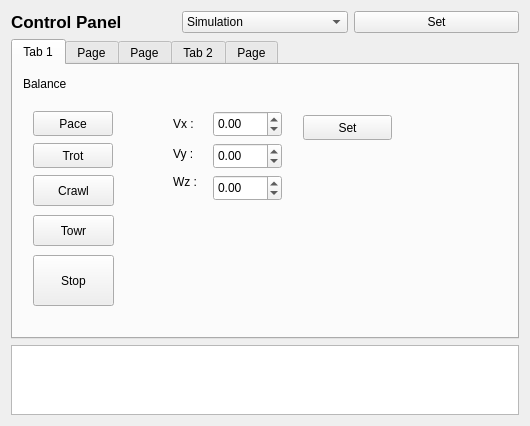
<?xml version="1.0" encoding="UTF-8"?>
<ui version="4.0">
 <class>rqt_control_panel_plugin_widget</class>
 <widget class="QWidget" name="rqt_control_panel_plugin_widget">
  <property name="geometry">
   <rect>
    <x>0</x>
    <y>0</y>
    <width>530</width>
    <height>425</height>
   </rect>
  </property>
  <property name="windowTitle">
   <string>Form</string>
  </property>
  <layout class="QGridLayout" name="gridLayout">
   <item row="2" column="0" colspan="3">
    <widget class="QTextBrowser" name="InfoOutputs"/>
   </item>
   <item row="0" column="0">
    <widget class="QLabel" name="label">
     <property name="font">
      <font>
       <pointsize>13</pointsize>
       <weight>75</weight>
       <bold>true</bold>
      </font>
     </property>
     <property name="text">
      <string>Control Panel</string>
     </property>
    </widget>
   </item>
   <item row="0" column="1">
    <widget class="QComboBox" name="runMode">
     <item>
      <property name="text">
       <string>Simulation</string>
      </property>
     </item>
     <item>
      <property name="text">
       <string>Real</string>
      </property>
     </item>
    </widget>
   </item>
   <item row="0" column="2">
    <widget class="QPushButton" name="setMode">
     <property name="text">
      <string>Set</string>
     </property>
    </widget>
   </item>
   <item row="1" column="0" colspan="3">
    <widget class="QTabWidget" name="Controllers">
     <property name="minimumSize">
      <size>
       <width>400</width>
       <height>300</height>
      </size>
     </property>
     <property name="whatsThis">
      <string>&lt;html&gt;&lt;head/&gt;&lt;body&gt;&lt;p&gt;Joint&lt;/p&gt;&lt;/body&gt;&lt;/html&gt;</string>
     </property>
     <property name="currentIndex">
      <number>0</number>
     </property>
     <widget class="QWidget" name="BlanceController">
      <property name="enabled">
       <bool>true</bool>
      </property>
      <property name="font">
       <font>
        <weight>50</weight>
        <bold>false</bold>
       </font>
      </property>
      <attribute name="title">
       <string>Tab 1</string>
      </attribute>
      <widget class="QPushButton" name="trotButton">
       <property name="geometry">
        <rect>
         <x>20</x>
         <y>78</y>
         <width>80</width>
         <height>25</height>
        </rect>
       </property>
       <property name="text">
        <string>Trot</string>
       </property>
      </widget>
      <widget class="QDoubleSpinBox" name="desired_vy">
       <property name="geometry">
        <rect>
         <x>200</x>
         <y>78</y>
         <width>69</width>
         <height>26</height>
        </rect>
       </property>
       <property name="minimum">
        <double>-1.000000000000000</double>
       </property>
       <property name="maximum">
        <double>1.000000000000000</double>
       </property>
       <property name="singleStep">
        <double>0.050000000000000</double>
       </property>
      </widget>
      <widget class="QPushButton" name="paceButton">
       <property name="geometry">
        <rect>
         <x>20</x>
         <y>46</y>
         <width>80</width>
         <height>25</height>
        </rect>
       </property>
       <property name="text">
        <string>Pace</string>
       </property>
      </widget>
      <widget class="QDoubleSpinBox" name="desired_vx">
       <property name="geometry">
        <rect>
         <x>200</x>
         <y>46</y>
         <width>69</width>
         <height>26</height>
        </rect>
       </property>
       <property name="minimum">
        <double>-1.000000000000000</double>
       </property>
       <property name="maximum">
        <double>1.000000000000000</double>
       </property>
       <property name="singleStep">
        <double>0.050000000000000</double>
       </property>
      </widget>
      <widget class="QDoubleSpinBox" name="desired_wz">
       <property name="geometry">
        <rect>
         <x>200</x>
         <y>110</y>
         <width>69</width>
         <height>26</height>
        </rect>
       </property>
       <property name="minimum">
        <double>-1.000000000000000</double>
       </property>
       <property name="maximum">
        <double>1.000000000000000</double>
       </property>
       <property name="singleStep">
        <double>0.050000000000000</double>
       </property>
      </widget>
      <widget class="QPushButton" name="stopBotton">
       <property name="geometry">
        <rect>
         <x>20</x>
         <y>190</y>
         <width>81</width>
         <height>51</height>
        </rect>
       </property>
       <property name="text">
        <string>Stop</string>
       </property>
      </widget>
      <widget class="QLabel" name="label_2">
       <property name="geometry">
        <rect>
         <x>10</x>
         <y>10</y>
         <width>67</width>
         <height>17</height>
        </rect>
       </property>
       <property name="text">
        <string>Balance</string>
       </property>
      </widget>
      <widget class="QLabel" name="label_6">
       <property name="geometry">
        <rect>
         <x>160</x>
         <y>50</y>
         <width>31</width>
         <height>17</height>
        </rect>
       </property>
       <property name="text">
        <string>Vx :</string>
       </property>
      </widget>
      <widget class="QLabel" name="label_7">
       <property name="geometry">
        <rect>
         <x>160</x>
         <y>80</y>
         <width>31</width>
         <height>17</height>
        </rect>
       </property>
       <property name="text">
        <string>Vy :</string>
       </property>
      </widget>
      <widget class="QLabel" name="label_8">
       <property name="geometry">
        <rect>
         <x>160</x>
         <y>107</y>
         <width>31</width>
         <height>20</height>
        </rect>
       </property>
       <property name="text">
        <string>Wz :</string>
       </property>
      </widget>
      <widget class="QPushButton" name="setVelocityBotton">
       <property name="geometry">
        <rect>
         <x>290</x>
         <y>50</y>
         <width>89</width>
         <height>25</height>
        </rect>
       </property>
       <property name="text">
        <string>Set</string>
       </property>
      </widget>
      <widget class="QPushButton" name="crawlButton">
       <property name="geometry">
        <rect>
         <x>20</x>
         <y>110</y>
         <width>81</width>
         <height>31</height>
        </rect>
       </property>
       <property name="text">
        <string>Crawl</string>
       </property>
      </widget>
      <widget class="QPushButton" name="towrButton">
       <property name="geometry">
        <rect>
         <x>20</x>
         <y>150</y>
         <width>81</width>
         <height>31</height>
        </rect>
       </property>
       <property name="text">
        <string>Towr</string>
       </property>
      </widget>
     </widget>
     <widget class="QWidget" name="JointPosition">
      <attribute name="title">
       <string>Page</string>
      </attribute>
      <layout class="QGridLayout" name="gridLayout_2">
       <item row="1" column="1">
        <widget class="QLabel" name="label_13">
         <property name="maximumSize">
          <size>
           <width>100</width>
           <height>18</height>
          </size>
         </property>
         <property name="text">
          <string>Joint 1</string>
         </property>
        </widget>
       </item>
       <item row="1" column="2">
        <widget class="QLabel" name="label_14">
         <property name="maximumSize">
          <size>
           <width>100</width>
           <height>18</height>
          </size>
         </property>
         <property name="text">
          <string>Joint 2</string>
         </property>
        </widget>
       </item>
       <item row="1" column="3">
        <widget class="QLabel" name="label_15">
         <property name="maximumSize">
          <size>
           <width>100</width>
           <height>18</height>
          </size>
         </property>
         <property name="text">
          <string>Joint 3</string>
         </property>
        </widget>
       </item>
       <item row="2" column="0">
        <widget class="QLabel" name="label_9">
         <property name="text">
          <string>LF LEG :  </string>
         </property>
        </widget>
       </item>
       <item row="2" column="1">
        <widget class="QDoubleSpinBox" name="lf_joint_positon_1">
         <property name="minimum">
          <double>-15.000000000000000</double>
         </property>
         <property name="maximum">
          <double>15.000000000000000</double>
         </property>
         <property name="singleStep">
          <double>0.010000000000000</double>
         </property>
        </widget>
       </item>
       <item row="2" column="2">
        <widget class="QDoubleSpinBox" name="lf_joint_positon_2">
         <property name="minimum">
          <double>-15.000000000000000</double>
         </property>
         <property name="maximum">
          <double>15.000000000000000</double>
         </property>
         <property name="singleStep">
          <double>0.010000000000000</double>
         </property>
        </widget>
       </item>
       <item row="2" column="3">
        <widget class="QDoubleSpinBox" name="lf_joint_positon_3">
         <property name="minimum">
          <double>-15.000000000000000</double>
         </property>
         <property name="maximum">
          <double>15.000000000000000</double>
         </property>
         <property name="singleStep">
          <double>0.010000000000000</double>
         </property>
         <property name="value">
          <double>0.000000000000000</double>
         </property>
        </widget>
       </item>
       <item row="2" column="4">
        <widget class="QPushButton" name="setJointPositionButton">
         <property name="text">
          <string>Set</string>
         </property>
        </widget>
       </item>
       <item row="3" column="0">
        <widget class="QLabel" name="label_10">
         <property name="text">
          <string>RF LEG :  </string>
         </property>
        </widget>
       </item>
       <item row="3" column="1">
        <widget class="QDoubleSpinBox" name="rf_joint_positon_1">
         <property name="minimum">
          <double>-15.000000000000000</double>
         </property>
         <property name="maximum">
          <double>15.000000000000000</double>
         </property>
         <property name="singleStep">
          <double>0.050000000000000</double>
         </property>
         <property name="value">
          <double>0.000000000000000</double>
         </property>
        </widget>
       </item>
       <item row="3" column="2">
        <widget class="QDoubleSpinBox" name="rf_joint_positon_2">
         <property name="minimum">
          <double>-15.000000000000000</double>
         </property>
         <property name="maximum">
          <double>15.000000000000000</double>
         </property>
         <property name="singleStep">
          <double>0.010000000000000</double>
         </property>
        </widget>
       </item>
       <item row="3" column="3">
        <widget class="QDoubleSpinBox" name="rf_joint_positon_3">
         <property name="minimum">
          <double>-15.000000000000000</double>
         </property>
         <property name="maximum">
          <double>15.000000000000000</double>
         </property>
         <property name="singleStep">
          <double>0.010000000000000</double>
         </property>
        </widget>
       </item>
       <item row="3" column="4">
        <widget class="QPushButton" name="resetJointPostionButton">
         <property name="text">
          <string>Reset</string>
         </property>
        </widget>
       </item>
       <item row="4" column="0">
        <widget class="QLabel" name="label_12">
         <property name="text">
          <string>RH LEG :  </string>
         </property>
        </widget>
       </item>
       <item row="4" column="1">
        <widget class="QDoubleSpinBox" name="rh_joint_positon_1">
         <property name="minimum">
          <double>-15.000000000000000</double>
         </property>
         <property name="maximum">
          <double>15.000000000000000</double>
         </property>
         <property name="singleStep">
          <double>0.010000000000000</double>
         </property>
        </widget>
       </item>
       <item row="4" column="2">
        <widget class="QDoubleSpinBox" name="rh_joint_positon_2">
         <property name="minimum">
          <double>-15.000000000000000</double>
         </property>
         <property name="maximum">
          <double>15.000000000000000</double>
         </property>
         <property name="singleStep">
          <double>0.010000000000000</double>
         </property>
        </widget>
       </item>
       <item row="4" column="3">
        <widget class="QDoubleSpinBox" name="rh_joint_positon_3">
         <property name="minimum">
          <double>-15.000000000000000</double>
         </property>
         <property name="maximum">
          <double>15.000000000000000</double>
         </property>
         <property name="singleStep">
          <double>0.010000000000000</double>
         </property>
        </widget>
       </item>
       <item row="5" column="0">
        <widget class="QLabel" name="label_11">
         <property name="text">
          <string>LH LEG :  </string>
         </property>
        </widget>
       </item>
       <item row="5" column="1">
        <widget class="QDoubleSpinBox" name="lh_joint_positon_1">
         <property name="minimum">
          <double>-15.000000000000000</double>
         </property>
         <property name="maximum">
          <double>15.000000000000000</double>
         </property>
         <property name="singleStep">
          <double>0.010000000000000</double>
         </property>
        </widget>
       </item>
       <item row="5" column="2">
        <widget class="QDoubleSpinBox" name="lh_joint_positon_2">
         <property name="minimum">
          <double>-15.000000000000000</double>
         </property>
         <property name="maximum">
          <double>15.000000000000000</double>
         </property>
         <property name="singleStep">
          <double>0.010000000000000</double>
         </property>
        </widget>
       </item>
       <item row="5" column="3">
        <widget class="QDoubleSpinBox" name="lh_joint_positon_3">
         <property name="minimum">
          <double>-15.000000000000000</double>
         </property>
         <property name="maximum">
          <double>15.000000000000000</double>
         </property>
         <property name="singleStep">
          <double>0.010000000000000</double>
         </property>
        </widget>
       </item>
       <item row="0" column="0" colspan="2">
        <widget class="QLabel" name="label_3">
         <property name="maximumSize">
          <size>
           <width>150</width>
           <height>18</height>
          </size>
         </property>
         <property name="text">
          <string>Joint Position (rad)</string>
         </property>
        </widget>
       </item>
       <item row="5" column="4">
        <widget class="QPushButton" name="stopPositionButton">
         <property name="text">
          <string>Stop</string>
         </property>
        </widget>
       </item>
       <item row="4" column="4">
        <widget class="QPushButton" name="setInitialJointPosition">
         <property name="text">
          <string>Init Position</string>
         </property>
        </widget>
       </item>
      </layout>
     </widget>
     <widget class="QWidget" name="JointVelocity">
      <attribute name="title">
       <string>Page</string>
      </attribute>
      <layout class="QGridLayout" name="gridLayout_3">
       <item row="1" column="1">
        <widget class="QLabel" name="label_20">
         <property name="maximumSize">
          <size>
           <width>100</width>
           <height>18</height>
          </size>
         </property>
         <property name="text">
          <string>Joint 1</string>
         </property>
        </widget>
       </item>
       <item row="1" column="2">
        <widget class="QLabel" name="label_22">
         <property name="maximumSize">
          <size>
           <width>100</width>
           <height>18</height>
          </size>
         </property>
         <property name="text">
          <string>Joint 2</string>
         </property>
        </widget>
       </item>
       <item row="1" column="3">
        <widget class="QLabel" name="label_18">
         <property name="maximumSize">
          <size>
           <width>100</width>
           <height>18</height>
          </size>
         </property>
         <property name="text">
          <string>Joint 3</string>
         </property>
        </widget>
       </item>
       <item row="2" column="0">
        <widget class="QLabel" name="label_19">
         <property name="text">
          <string>LF LEG :  </string>
         </property>
        </widget>
       </item>
       <item row="2" column="1">
        <widget class="QDoubleSpinBox" name="lf_joint_velocity_1">
         <property name="minimum">
          <double>-120.000000000000000</double>
         </property>
         <property name="maximum">
          <double>120.000000000000000</double>
         </property>
        </widget>
       </item>
       <item row="2" column="2">
        <widget class="QDoubleSpinBox" name="lf_joint_velocity_2">
         <property name="minimum">
          <double>-120.000000000000000</double>
         </property>
         <property name="maximum">
          <double>120.000000000000000</double>
         </property>
        </widget>
       </item>
       <item row="2" column="3">
        <widget class="QDoubleSpinBox" name="lf_joint_velocity_3">
         <property name="minimum">
          <double>-120.000000000000000</double>
         </property>
         <property name="maximum">
          <double>120.000000000000000</double>
         </property>
        </widget>
       </item>
       <item row="2" column="4">
        <widget class="QPushButton" name="setJointVelocityButton">
         <property name="text">
          <string>Set</string>
         </property>
        </widget>
       </item>
       <item row="3" column="0">
        <widget class="QLabel" name="label_16">
         <property name="text">
          <string>RF LEG :  </string>
         </property>
        </widget>
       </item>
       <item row="3" column="1">
        <widget class="QDoubleSpinBox" name="rf_joint_velocity_1">
         <property name="minimum">
          <double>-120.000000000000000</double>
         </property>
         <property name="maximum">
          <double>120.000000000000000</double>
         </property>
        </widget>
       </item>
       <item row="3" column="2">
        <widget class="QDoubleSpinBox" name="rf_joint_velocity_2">
         <property name="minimum">
          <double>-120.000000000000000</double>
         </property>
         <property name="maximum">
          <double>120.000000000000000</double>
         </property>
        </widget>
       </item>
       <item row="3" column="3">
        <widget class="QDoubleSpinBox" name="rf_joint_velocity_3">
         <property name="minimum">
          <double>-120.000000000000000</double>
         </property>
         <property name="maximum">
          <double>120.000000000000000</double>
         </property>
        </widget>
       </item>
       <item row="3" column="4">
        <widget class="QPushButton" name="resetJointVelocityButton">
         <property name="text">
          <string>Reset</string>
         </property>
        </widget>
       </item>
       <item row="4" column="0">
        <widget class="QLabel" name="label_21">
         <property name="text">
          <string>RH LEG :  </string>
         </property>
        </widget>
       </item>
       <item row="4" column="1">
        <widget class="QDoubleSpinBox" name="rh_joint_velocity_1">
         <property name="minimum">
          <double>-120.000000000000000</double>
         </property>
         <property name="maximum">
          <double>120.000000000000000</double>
         </property>
        </widget>
       </item>
       <item row="4" column="2">
        <widget class="QDoubleSpinBox" name="rh_joint_velocity_2">
         <property name="minimum">
          <double>-120.000000000000000</double>
         </property>
         <property name="maximum">
          <double>120.000000000000000</double>
         </property>
        </widget>
       </item>
       <item row="4" column="3">
        <widget class="QDoubleSpinBox" name="rh_joint_velocity_3">
         <property name="minimum">
          <double>-120.000000000000000</double>
         </property>
         <property name="maximum">
          <double>120.000000000000000</double>
         </property>
        </widget>
       </item>
       <item row="4" column="4" rowspan="2">
        <widget class="QPushButton" name="stopJointVelocityButton">
         <property name="text">
          <string>Stop</string>
         </property>
        </widget>
       </item>
       <item row="5" column="0">
        <widget class="QLabel" name="label_17">
         <property name="text">
          <string>LH LEG :  </string>
         </property>
        </widget>
       </item>
       <item row="5" column="1">
        <widget class="QDoubleSpinBox" name="lh_joint_velocity_1">
         <property name="minimum">
          <double>-120.000000000000000</double>
         </property>
         <property name="maximum">
          <double>120.000000000000000</double>
         </property>
        </widget>
       </item>
       <item row="5" column="2">
        <widget class="QDoubleSpinBox" name="lh_joint_velocity_2">
         <property name="minimum">
          <double>-120.000000000000000</double>
         </property>
         <property name="maximum">
          <double>120.000000000000000</double>
         </property>
        </widget>
       </item>
       <item row="5" column="3">
        <widget class="QDoubleSpinBox" name="lh_joint_velocity_3">
         <property name="minimum">
          <double>-120.000000000000000</double>
         </property>
         <property name="maximum">
          <double>120.000000000000000</double>
         </property>
        </widget>
       </item>
       <item row="0" column="0" colspan="2">
        <widget class="QLabel" name="label_4">
         <property name="maximumSize">
          <size>
           <width>150</width>
           <height>18</height>
          </size>
         </property>
         <property name="text">
          <string>Joint Velocity (rpm)</string>
         </property>
        </widget>
       </item>
      </layout>
     </widget>
     <widget class="QWidget" name="JointEffort">
      <attribute name="title">
       <string>Tab 2</string>
      </attribute>
      <layout class="QGridLayout" name="gridLayout_4">
       <item row="1" column="1">
        <widget class="QLabel" name="label_27">
         <property name="maximumSize">
          <size>
           <width>100</width>
           <height>18</height>
          </size>
         </property>
         <property name="text">
          <string>Joint 1</string>
         </property>
        </widget>
       </item>
       <item row="1" column="2">
        <widget class="QLabel" name="label_29">
         <property name="maximumSize">
          <size>
           <width>100</width>
           <height>18</height>
          </size>
         </property>
         <property name="text">
          <string>Joint 2</string>
         </property>
        </widget>
       </item>
       <item row="1" column="3">
        <widget class="QLabel" name="label_25">
         <property name="maximumSize">
          <size>
           <width>100</width>
           <height>18</height>
          </size>
         </property>
         <property name="text">
          <string>Joint 3</string>
         </property>
        </widget>
       </item>
       <item row="2" column="0">
        <widget class="QLabel" name="label_26">
         <property name="text">
          <string>LF LEG :  </string>
         </property>
        </widget>
       </item>
       <item row="2" column="1">
        <widget class="QDoubleSpinBox" name="lf_joint_effort_1">
         <property name="minimum">
          <double>-100.000000000000000</double>
         </property>
         <property name="maximum">
          <double>100.000000000000000</double>
         </property>
         <property name="singleStep">
          <double>0.100000000000000</double>
         </property>
        </widget>
       </item>
       <item row="2" column="2">
        <widget class="QDoubleSpinBox" name="lf_joint_effort_2">
         <property name="minimum">
          <double>-100.000000000000000</double>
         </property>
         <property name="maximum">
          <double>100.000000000000000</double>
         </property>
         <property name="singleStep">
          <double>0.100000000000000</double>
         </property>
        </widget>
       </item>
       <item row="2" column="3">
        <widget class="QDoubleSpinBox" name="lf_joint_effort_3">
         <property name="minimum">
          <double>-100.000000000000000</double>
         </property>
         <property name="maximum">
          <double>100.000000000000000</double>
         </property>
         <property name="singleStep">
          <double>0.100000000000000</double>
         </property>
        </widget>
       </item>
       <item row="2" column="4">
        <widget class="QPushButton" name="setJointEffortButton">
         <property name="text">
          <string>Set</string>
         </property>
        </widget>
       </item>
       <item row="3" column="0">
        <widget class="QLabel" name="label_23">
         <property name="text">
          <string>RF LEG :  </string>
         </property>
        </widget>
       </item>
       <item row="3" column="1">
        <widget class="QDoubleSpinBox" name="rf_joint_effort_1">
         <property name="minimum">
          <double>-100.000000000000000</double>
         </property>
         <property name="maximum">
          <double>100.000000000000000</double>
         </property>
         <property name="singleStep">
          <double>0.100000000000000</double>
         </property>
        </widget>
       </item>
       <item row="3" column="2">
        <widget class="QDoubleSpinBox" name="rf_joint_effort_2">
         <property name="minimum">
          <double>-100.000000000000000</double>
         </property>
         <property name="maximum">
          <double>100.000000000000000</double>
         </property>
         <property name="singleStep">
          <double>0.100000000000000</double>
         </property>
        </widget>
       </item>
       <item row="3" column="3">
        <widget class="QDoubleSpinBox" name="rf_joint_effort_3">
         <property name="minimum">
          <double>-100.000000000000000</double>
         </property>
         <property name="maximum">
          <double>100.000000000000000</double>
         </property>
         <property name="singleStep">
          <double>0.100000000000000</double>
         </property>
        </widget>
       </item>
       <item row="3" column="4">
        <widget class="QPushButton" name="resetJointEffortButton">
         <property name="text">
          <string>Reset</string>
         </property>
        </widget>
       </item>
       <item row="4" column="0">
        <widget class="QLabel" name="label_28">
         <property name="text">
          <string>RH LEG :  </string>
         </property>
        </widget>
       </item>
       <item row="4" column="1">
        <widget class="QDoubleSpinBox" name="rh_joint_effort_1">
         <property name="minimum">
          <double>-100.000000000000000</double>
         </property>
         <property name="maximum">
          <double>100.000000000000000</double>
         </property>
         <property name="singleStep">
          <double>0.100000000000000</double>
         </property>
        </widget>
       </item>
       <item row="4" column="2">
        <widget class="QDoubleSpinBox" name="rh_joint_effort_2">
         <property name="minimum">
          <double>-100.000000000000000</double>
         </property>
         <property name="maximum">
          <double>100.000000000000000</double>
         </property>
         <property name="singleStep">
          <double>0.100000000000000</double>
         </property>
        </widget>
       </item>
       <item row="4" column="3">
        <widget class="QDoubleSpinBox" name="rh_joint_effort_3">
         <property name="minimum">
          <double>-100.000000000000000</double>
         </property>
         <property name="maximum">
          <double>100.000000000000000</double>
         </property>
         <property name="singleStep">
          <double>0.100000000000000</double>
         </property>
        </widget>
       </item>
       <item row="4" column="4" rowspan="2">
        <widget class="QPushButton" name="stopJointEffortButton">
         <property name="text">
          <string>Stop</string>
         </property>
        </widget>
       </item>
       <item row="5" column="0">
        <widget class="QLabel" name="label_24">
         <property name="text">
          <string>LH LEG :  </string>
         </property>
        </widget>
       </item>
       <item row="5" column="1">
        <widget class="QDoubleSpinBox" name="lh_joint_effort_1">
         <property name="minimum">
          <double>-100.000000000000000</double>
         </property>
         <property name="maximum">
          <double>100.000000000000000</double>
         </property>
         <property name="singleStep">
          <double>0.100000000000000</double>
         </property>
        </widget>
       </item>
       <item row="5" column="2">
        <widget class="QDoubleSpinBox" name="lh_joint_effort_2">
         <property name="minimum">
          <double>-100.000000000000000</double>
         </property>
         <property name="maximum">
          <double>100.000000000000000</double>
         </property>
         <property name="singleStep">
          <double>0.100000000000000</double>
         </property>
        </widget>
       </item>
       <item row="5" column="3">
        <widget class="QDoubleSpinBox" name="lh_joint_effort_3">
         <property name="minimum">
          <double>-100.000000000000000</double>
         </property>
         <property name="maximum">
          <double>100.000000000000000</double>
         </property>
         <property name="singleStep">
          <double>0.100000000000000</double>
         </property>
        </widget>
       </item>
       <item row="0" column="0" colspan="2">
        <widget class="QLabel" name="label_5">
         <property name="maximumSize">
          <size>
           <width>150</width>
           <height>18</height>
          </size>
         </property>
         <property name="text">
          <string>Joint Effort (Nm)</string>
         </property>
        </widget>
       </item>
      </layout>
     </widget>
     <widget class="QWidget" name="tab">
      <attribute name="title">
       <string>Page</string>
      </attribute>
      <widget class="QPushButton" name="startSingleLegContoller">
       <property name="geometry">
        <rect>
         <x>380</x>
         <y>30</y>
         <width>89</width>
         <height>25</height>
        </rect>
       </property>
       <property name="text">
        <string>Start</string>
       </property>
      </widget>
      <widget class="QPushButton" name="stopSingleLegController">
       <property name="geometry">
        <rect>
         <x>380</x>
         <y>70</y>
         <width>89</width>
         <height>25</height>
        </rect>
       </property>
       <property name="text">
        <string>Stop</string>
       </property>
      </widget>
     </widget>
    </widget>
   </item>
  </layout>
 </widget>
 <resources/>
 <connections/>
</ui>
